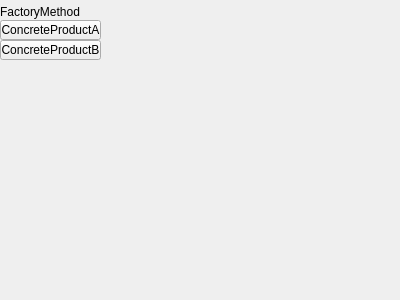
<?xml version="1.0" encoding="UTF-8"?>
<ui version="4.0">
 <class>MainWindow</class>
 <widget class="QMainWindow" name="MainWindow">
  <property name="geometry">
   <rect>
    <x>0</x>
    <y>0</y>
    <width>400</width>
    <height>300</height>
   </rect>
  </property>
  <property name="windowTitle">
   <string>MainWindow</string>
  </property>
  <widget class="QWidget" name="centralWidget">
   <widget class="QLabel" name="label">
    <property name="geometry">
     <rect>
      <x>0</x>
      <y>4</y>
      <width>80</width>
      <height>16</height>
     </rect>
    </property>
    <property name="text">
     <string>FactoryMethod</string>
    </property>
   </widget>
   <widget class="QPushButton" name="pushButton">
    <property name="geometry">
     <rect>
      <x>0</x>
      <y>20</y>
      <width>101</width>
      <height>20</height>
     </rect>
    </property>
    <property name="text">
     <string>ConcreteProductA</string>
    </property>
   </widget>
   <widget class="QPushButton" name="pushButton_2">
    <property name="geometry">
     <rect>
      <x>0</x>
      <y>40</y>
      <width>101</width>
      <height>20</height>
     </rect>
    </property>
    <property name="text">
     <string>ConcreteProductB</string>
    </property>
   </widget>
  </widget>
 </widget>
 <layoutdefault spacing="6" margin="11"/>
 <resources/>
 <connections/>
</ui>
